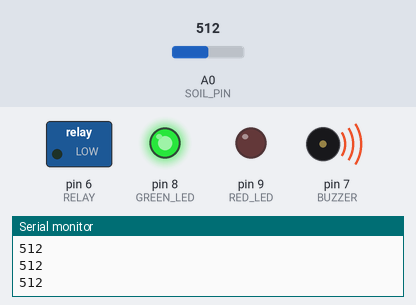
Simulated run of this sketch. Board: Arduino Uno, built with avr-gcc and run on an emulated ATmega328P. Shown: switched loads named in the sketch (green lamp = pin HIGH), output pins drawn as LEDs (lit = HIGH), buzzer (waves = sounding), the last lines printed to the serial monitor. The inputs (shaded band) are chosen by the test bench; at power-on: A0 (SOIL_PIN) = 512.

Above: at 1.3 s.
1.4 s: A0 (SOIL_PIN) set to 695
2.9 s: A0 (SOIL_PIN) set to 714
At 3.6 s:
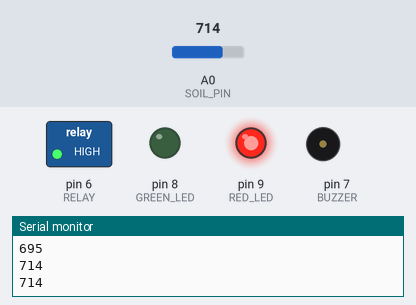
4.5 s: A0 (SOIL_PIN) set to 692
At 4.8 s:
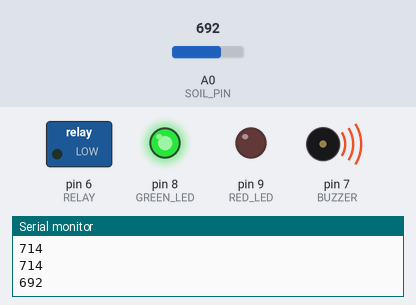
6.0 s: A0 (SOIL_PIN) set to 712
At 7.2 s:
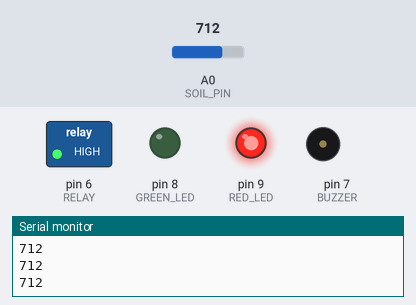
Timing chart, 0 to 8.5 s (numbered marks = the images above; inputs shaded):
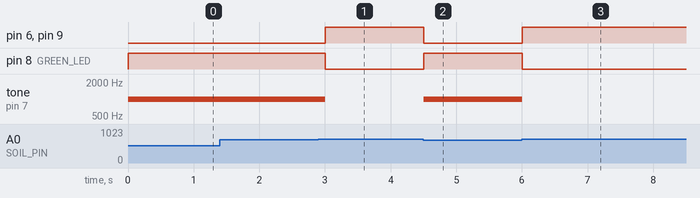

Measured:
- the behaviour switches between 702 and 703 on A0 (SOIL_PIN) (found by bisection; images 0 and 1)
- after the input at 2.9 s, pin 6 (RELAY), pin 9 (RED_LED): LOW → HIGH after 0.10 s; pin 8 (GREEN_LED): HIGH → LOW after 0.10 s; tone on pin 7 (BUZZER): 1000 Hz → silent after 0.10 s
- after the input at 4.5 s, pin 6 (RELAY), pin 9 (RED_LED): HIGH → LOW at once; pin 8 (GREEN_LED): LOW → HIGH at once; tone on pin 7 (BUZZER): silent → 1000 Hz at once
- after the input at 6.0 s, pin 6 (RELAY), pin 9 (RED_LED): LOW → HIGH at once; pin 8 (GREEN_LED): HIGH → LOW at once; tone on pin 7 (BUZZER): 1000 Hz → silent at once

The sketch:

moisture_detector_system.ino
```cpp
const int SOIL_PIN = A0;
const int GREEN_LED = 8;
const int RED_LED = 9;
const int BUZZER = 7;
const int RELAY = 6;
const int DRY_THRESHOLD = 702;

void setup() {
  Serial.begin(9600);
  pinMode(GREEN_LED, OUTPUT);
  pinMode(RED_LED, OUTPUT);
  pinMode(BUZZER, OUTPUT);
  pinMode(RELAY, OUTPUT);
}

void loop() {
  int raw = analogRead(SOIL_PIN);
  Serial.println(raw);

  if (raw > DRY_THRESHOLD) {
    digitalWrite(RED_LED, HIGH);
    digitalWrite(GREEN_LED, LOW);
    digitalWrite(RELAY, HIGH);
    noTone(BUZZER);
  } else {
    digitalWrite(GREEN_LED, HIGH);
    digitalWrite(RED_LED, LOW);
    digitalWrite(RELAY, LOW);
    tone(BUZZER, 1000);
  }

  delay(500);
}
```
